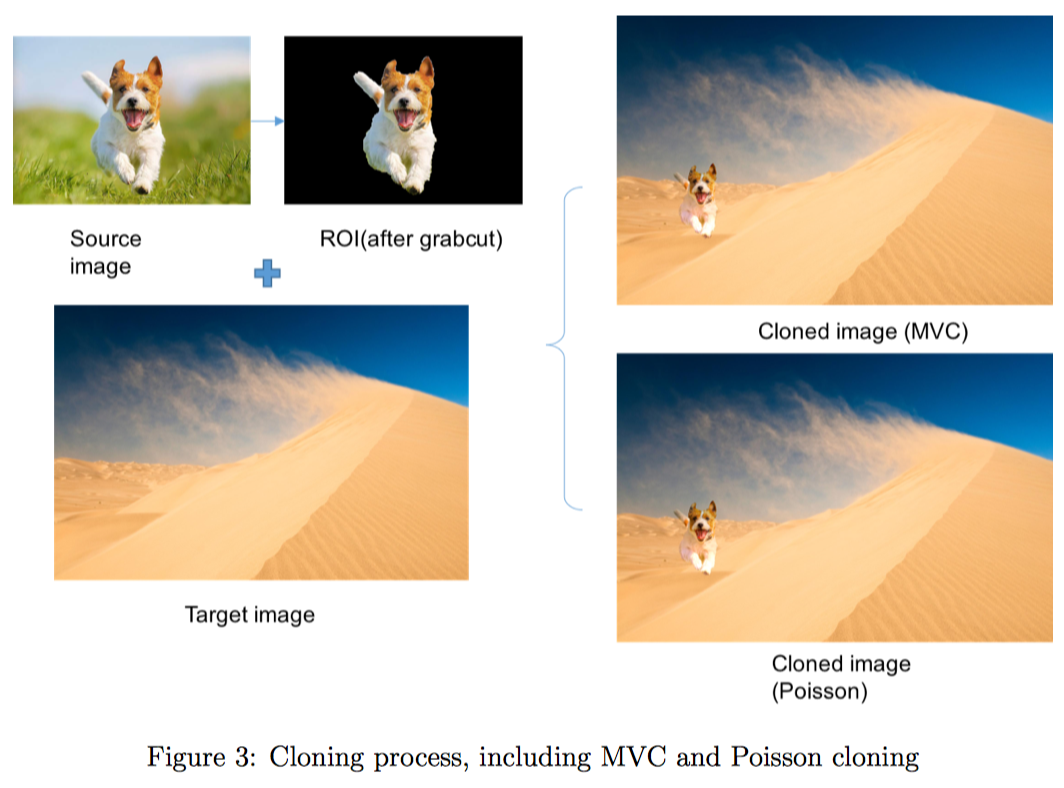
#> input picture images/blending.jpg, 1064 x 788 px
$ python poisson_blending.py ../images/blending.jpg ../images/foreground_extract.jpg ../images/foreground_extract.jpg
#> lines starting #> are read from the running program, lines starting #| are printed output that depends on the picture
import numpy as np
import scipy.sparse
import pyamg
import cv2
import gc
import sys

# [108 lines left out: functions PoissonBlendingInterface, PoissonBlending, onmouse, not called in this run]

if __name__ == '__main__':
    warp = False
    blend = False
    if len(sys.argv) == 4:
        src_name = sys.argv[1]
        mask_name = sys.argv[2]
        tar_name = sys.argv[3]
    src = cv2.imread(src_name)
#> src is the input picture: shape (788, 1064, 3); mean B, G, R 179.8, 192.9, 199.9
    mask = cv2.imread(mask_name)
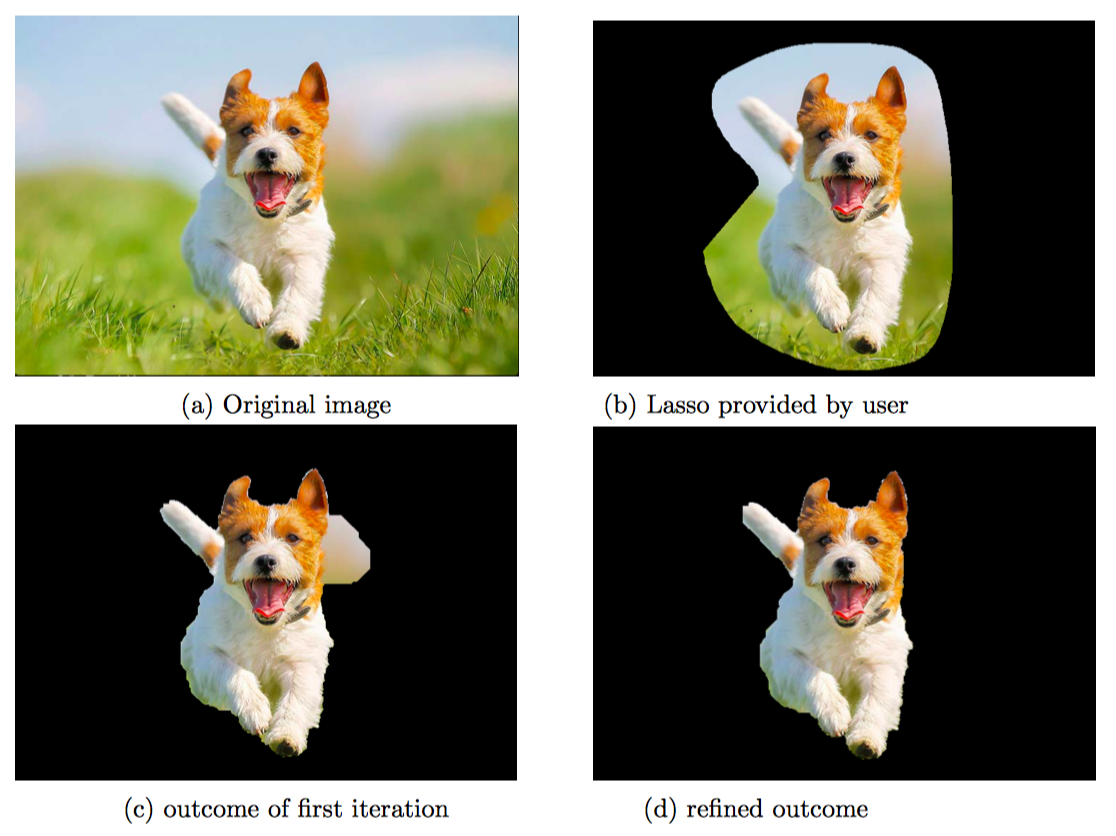
#> input picture images/foreground_extract.jpg, 1116 x 836 px
#> mask is the input picture: shape (836, 1116, 3); mean B, G, R 99.9, 115.7, 115.8
    tar = cv2.imread(tar_name)
    com_img = tar.copy()
    new_src = np.zeros_like(tar)
    new_src[:src.shape[0], :src.shape[1], :] = src[:, :, :]
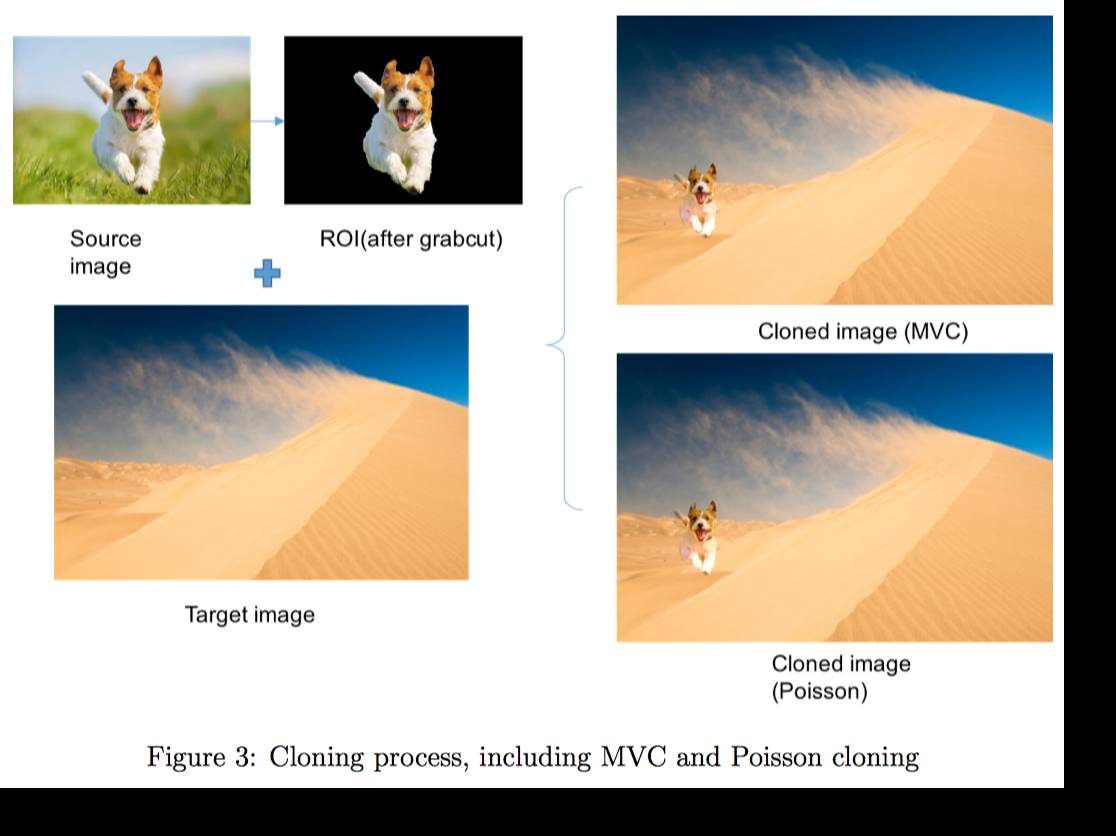
#> new_src: shape (836, 1116, 3); mean B, G, R 161.6, 173.3, 179.6
    new_mask = np.zeros_like(tar)
    new_mask[:mask.shape[0], :mask.shape[1], :] = mask[:, :, :]
    output = new_src.copy()
    cv2.namedWindow('tar')
    cv2.namedWindow('out')
    cv2.setMouseCallback('tar',onmouse)


    while(1):
        cv2.imshow('tar', com_img)
        cv2.imshow('out', output)
        k = cv2.waitKey(1) & 0xFF
#> (key Esc is pressed here)
            # key bindings
        if k == 27:         # esc to exit
            break
        if warp and k == ord('n'):

            print(ix, iy)
            cur_src = cv2.warpAffine(new_src.copy(), np.array([[1, 0, ix], [0, 1, iy]], dtype=np.np.float3232), (new_src.shape[::-1][1:]))
            cur_mask = cv2.warpAffine(new_mask.copy(), np.array([[1, 0, ix], [0, 1, iy]], dtype=np.np.float3232), (new_src.shape[::-1][1:]))
            cur_mask = (cur_mask / 255).astype(bool)
            output =  PoissonBlending(cur_src, tar, cur_mask[:, :, 0])
            warp = False
            blend = True

    cv2.destroyAllWindows()
